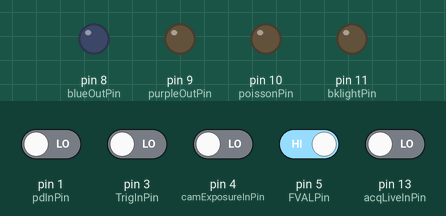
Recording of a sketch running on a simulated Arduino Uno, built with avr-gcc and run on an emulated ATmega328P. Parts: output pins drawn as LEDs (lit = HIGH). Inputs (shaded band) come from the test bench; at power-on: pin 5 (FVALPin) HIGH, pin 1 (pdInPin), pin 3 (TrigInPin), pin 4 (camExposureInPin), pin 13 (acqLiveInPin) LOW. Random numbers use the default seed unless the sketch sets one.

Above: at 1.2 s.
1.3 s: pin 13 (acqLiveInPin) driven HIGH
At 1.68 s:
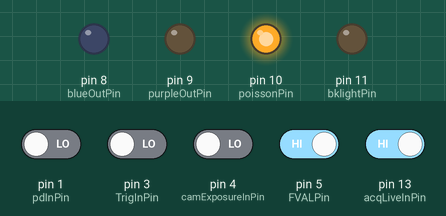
4.3 s: pin 3 (TrigInPin) driven HIGH
At 5.11 s:
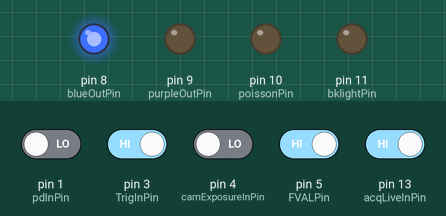
7.3 s: pin 5 (FVALPin) driven LOW
At 7.49 s:
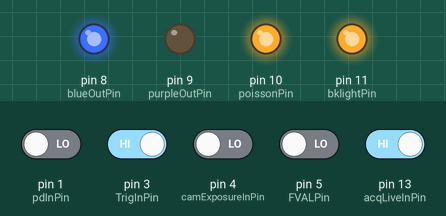
10.3 s: pin 13 (acqLiveInPin) driven LOW
At 11.0 s:
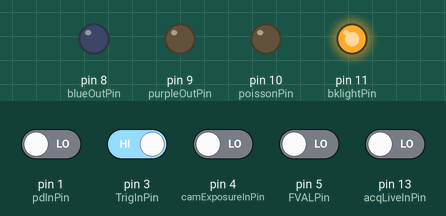
Timing chart, 0 to 12.8 s (numbered marks = the images above; inputs shaded):
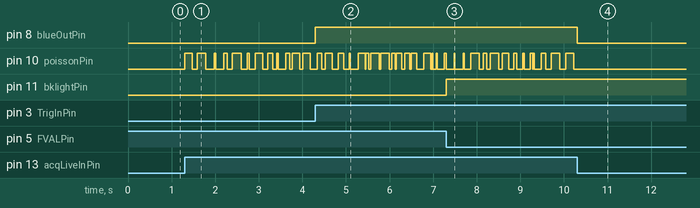

Measured:
- after the input at 1.3 s, pin 10 (poissonPin): LOW → HIGH at once, → LOW 0.17 s later, → HIGH 0.11 s later, → LOW 0.20 s later, … (24 changes in this stretch)
- after the input at 4.3 s, pin 8 (blueOutPin): LOW → HIGH at once
- after the input at 7.3 s, pin 11 (bklightPin): LOW → HIGH at once
- after the input at 10.3 s, pin 8 (blueOutPin): HIGH → LOW at once

The sketch:

bluePurpleAlternateWithFlipperBklightRollingLaserCtrl.ino
```cpp
// created from bluepruplealternatewithflipperbkligtrollinganalogswitch

const bool acqLiveMode = 1; //1 to evoke this code only when acqLive signal is on, 0 to ignore acqLive signal
const int camrate = 2; //frame rate of camera [Hz] (used only in debugMode)
const int duration = 1000 / camrate; //[ms]
int tmod;

const int FVALPin = 5; //FIXED "Frame Valid" in TSI-IOBOB2
const int TrigInPin = 3; //FIXED "Trig In" in TSI-IOBOB2 or "tlExposeClock" from NIDAQ
const int acqLiveInPin = 13;//5;       // pin for acqLive from Timeline
//const int extraGndPin = 1;
const int camExposureInPin = 4; //1/10/20 Fixed "Strobe" in TSI-IOBOB2

const int blueOutPin = 8;//9;       // pin for blue's Gate1
const int purpleOutPin = 9;//4;       // pin for purple's Gate1
const int poissonPin = 10;          //pin for "flipper"
const int bklightPin = 11; //pin for backlight control 23/4/20
const int pdInPin = 1; //phtodiode signal from screen analog OR syncsquare from vs pc digital
const int laserTrigPin = 12;    // Output to trigger analog ouTpuT

const int minPoissonDur = 10; //ms
const int maxPoissonDur = 200; //ms

bool flipflopState = 0;         // current state of the alternation
bool lastAcqLiveState = 0;
bool currentAcqLiveState = 0;
// internal variables
bool currentBlueInternalState = 0;
bool currentPurpleInternalState = 0;
// output to LED
bool currentBlueOutState = 0;
bool currentPurpleOutState = 0;
bool lastBlueOutState = 0; //6/11/20

unsigned long lastFlipTime = 0;
unsigned long timeNow = 0;
unsigned long poissonStateDur = 0;
int currentPoissonState = 0;
bool currentTrigInstate = 0;
bool lastTrigInstate = 0;
bool currentFVALstate = 0;
bool lastFVALstate = 0;
bool currentpdstate = 0; //23/10/20
int sumpd = 0; //6/11/20
int sumpd_last = 0; //6/11/20
bool trialState = 0; //6/11/20 whether in a trial or not. NOTE trial onset is accurate but offset is NOT
bool camExposureState = 0; //1/10/20

void setup() {
  // put your setup code here, to run once:
  pinMode(FVALPin, INPUT);
  pinMode(TrigInPin, INPUT); //NOT OUTPUT
  //pinMode(PCOinPin, INPUT);
  pinMode(blueOutPin, OUTPUT);
  pinMode(purpleOutPin, OUTPUT);
  pinMode(pdInPin, INPUT); //23/10/20
  pinMode(laserTrigPin, OUTPUT); //23/10/20
  pinMode(acqLiveInPin, INPUT);
  pinMode(bklightPin, OUTPUT);
  digitalWrite(bklightPin, LOW);
  //pinMode(extraGndPin, OUTPUT);
  //digitalWrite(extraGndPin, LOW);
  //pinMode(vsInPin, INPUT); //1/10/20

  pinMode(poissonPin, OUTPUT);
  digitalWrite(poissonPin, LOW);
  currentPoissonState = LOW;
  poissonStateDur = random(minPoissonDur, maxPoissonDur);
  lastFlipTime = millis();
}

void loop() {
  // put your main code here, to run repeatedly:

  currentAcqLiveState = digitalRead(acqLiveInPin);
  timeNow = millis();

  //    if (currentAcqLiveState == HIGH & lastAcqLiveState == LOW) {
  //      flipflopState = 1; // guarantee that color is blue on first frame when acquisition starts.
  //         }


  if (lastAcqLiveState == LOW) { //fixed 9/6/20
    flipflopState = 1; // guarantee that color is blue on first frame when acquisition starts.
  }
  lastAcqLiveState = currentAcqLiveState;


  //code for blue/purple LEDs
  currentTrigInstate = digitalRead(TrigInPin);
  if (currentTrigInstate == HIGH & lastTrigInstate == LOW) {
    digitalWrite(bklightPin, LOW);
    flipflopState = (flipflopState + 1) % 2;

    if (flipflopState == 0) {
      currentBlueInternalState = 1;
      currentPurpleInternalState = 0;
    } else {
      currentBlueInternalState = 0;
      currentPurpleInternalState = 1;
    }
  }
  lastTrigInstate = currentTrigInstate;

  //currentVsInState = digitalRead(vsInPin); //1/10/20
  camExposureState = digitalRead(camExposureInPin); //1/10/20

  // code for backlight
  currentFVALstate = digitalRead(FVALPin);
  if (currentFVALstate == LOW & lastFVALstate == HIGH) {
    digitalWrite(bklightPin, HIGH); //24/4/20
    // needs fixing. when camera is not plugged, this condition is not evoked

    // turn off LEDs when screen is ON (not necessary but nicer)
    //currentBlueInternalState = 0;  //16/6/20 commented out
    //currentPurpleInternalState = 0; //16/6/20 commented out
  }
  lastFVALstate = currentFVALstate;


  //code for flipper
  if (currentAcqLiveState == HIGH && (timeNow - lastFlipTime) > poissonStateDur) {
    lastFlipTime = timeNow;
    if (currentPoissonState == LOW) {
      currentPoissonState = HIGH;
    } else {
      currentPoissonState = LOW;
    }
    digitalWrite(poissonPin, currentPoissonState);
    poissonStateDur = random(minPoissonDur, maxPoissonDur);
  } else if (timeNow < lastFlipTime) {
    // this can only happen when the millis() function wraps around at the limit of the unsigned long datatype
    lastFlipTime = 1; // pretend we flipped at 1
  }

  currentpdstate = digitalRead(pdInPin);//23/10/20

  //whether now in the trial or not 6/11/20
  if (currentpdstate == HIGH) {
    sumpd = min(sumpd + 2, 1000);//+2 because +1 cause transient blips.
  } else {
    sumpd = max(sumpd - 1, 0);
  }
if (sumpd*sumpd_last == 0){trialState = LOW;}
else {trialState = HIGH;}
sumpd_last = sumpd;

lastBlueOutState = digitalRead(blueOutPin);

// turn LED only when liveAcq is ON
digitalWrite(blueOutPin, currentBlueInternalState & currentAcqLiveState);
digitalWrite(purpleOutPin, currentPurpleInternalState & currentAcqLiveState);

currentBlueOutState = digitalRead(blueOutPin);
currentPurpleOutState = digitalRead(purpleOutPin);

//digitalWrite(laserTrigPin, currentpdstate & camExposureState & currentBlueOutState); //5/11/20
//digitalWrite(laserTrigPin,  trialState & camExposureState & currentBlueOutState & ~lastBlueOutState); // NG
digitalWrite(laserTrigPin,  trialState &  currentBlueOutState & ~lastBlueOutState); // OK

delayMicroseconds(50);
}
```
